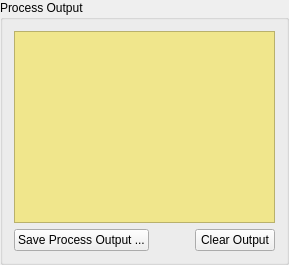
                <widget class="QGroupBox" name="groupBox_13">
                 <property name="sizePolicy">
                  <sizepolicy hsizetype="Preferred" vsizetype="Preferred">
                   <horstretch>0</horstretch>
                   <verstretch>2</verstretch>
                  </sizepolicy>
                 </property>
                 <property name="title">
                  <string>Process Output</string>
                 </property>
                 <layout class="QVBoxLayout" name="verticalLayout_9">
                  <item>
                   <widget class="QTextEdit" name="Txt_ProcessOutput">
                    <property name="enabled">
                     <bool>true</bool>
                    </property>
                    <property name="sizePolicy">
                     <sizepolicy hsizetype="Expanding" vsizetype="Expanding">
                      <horstretch>0</horstretch>
                      <verstretch>0</verstretch>
                     </sizepolicy>
                    </property>
                    <property name="styleSheet">
                     <string notr="true">background: khaki</string>
                    </property>
                    <property name="lineWrapMode">
                     <enum>QTextEdit::NoWrap</enum>
                    </property>
                    <property name="readOnly">
                     <bool>true</bool>
                    </property>
                   </widget>
                  </item>
                  <item>
                   <layout class="QHBoxLayout" name="horizontalLayout_7">
                    <item>
                     <widget class="QPushButton" name="pushButton_SaveProcessOutput">
                      <property name="text">
                       <string>Save Process Output ...</string>
                      </property>
                     </widget>
                    </item>
                    <item>
                     <spacer name="horizontalSpacer_8">
                      <property name="orientation">
                       <enum>Qt::Horizontal</enum>
                      </property>
                      <property name="sizeHint" stdset="0">
                       <size>
                        <width>40</width>
                        <height>20</height>
                       </size>
                      </property>
                     </spacer>
                    </item>
                    <item>
                     <widget class="QPushButton" name="pushButton_ClearOutput">
                      <property name="text">
                       <string>Clear Output</string>
                      </property>
                     </widget>
                    </item>
                   </layout>
                  </item>
                 </layout>
                </widget>
